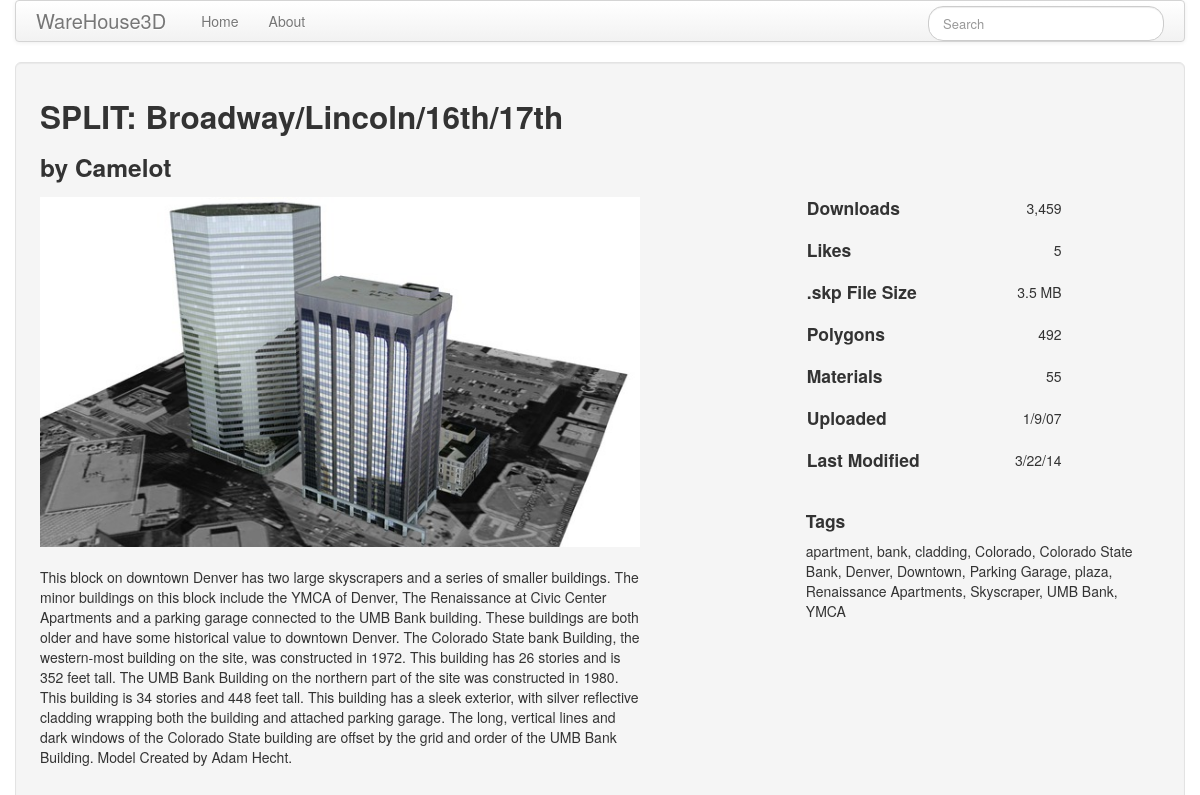
The page /detail/e9d5cd9702fa53c86cbb26a3f62a1da7 on the database its author committed.
### app/models.py (models this page shows)
class Warehouseinfo(db.Model):
    __tablename__ = 'warehouseinfo'
    __searchable__ = ['title']
    id = db.Column(db.String(100), primary_key=True)
    title = db.Column(db.String(50))
    author = db.Column(db.String(30))
    tags = db.Column(db.String(100))
    desc = db.Column(db.String(700))
    imgurl = db.Column(db.String(250))
    kmzurl = db.Column(db.String(250))
    imgfile = db.Column(db.String(30))
    kmzfile = db.Column(db.String(30))
    other = db.Column(db.String(100))

### app/views.py (the view)
@app.route('/detail/<id>')
def detail(id):
    model = Warehouseinfo.query.filter_by(id=id).first()
    other = ast.literal_eval(model.other)
    print type(other)
    print 'other', other
    return render_template('detail.html', model=model, other=other)

### app/forms.py
class SearchForm(Form):
    search = StringField('search', validators=[DataRequired()])

### app/views.py (called while the page is built)
@app.before_request
def before_request():
    g.searchForm = SearchForm()
    return

### app/templates/detail.html
{% extends "base.html" %}
{% block content %}
<div class="well well-large" style="height:800px;">
    <div class="span8">
        <div class="row-fluid">
            <div id="title_author" class="span12">
                <h2>{{ model.title }}</h2>
                <h3>by {{ model.author }}</h3>
            </div>
        </div>
        <div class="row-fluid">
            <div id="image" class="span12" style="overflow:hidden;">
                <img alt="{{ model.title }}" src="{{ '/static/img/'~model.id~'.jpg' }}" style="width:600px;height:350px;">
            </div>
        </div>
        <br>
        <div class="row-fluid">
            <div id="description" class="span12" style="width:600px;">
                {{ model.desc }}
            </div>
        </div>
    </div>
    <div class="span4">
        <div class="row-fluid">
            <div class="span12">
                <br><br><br><br><br>
                <table>
                    <tr>
                        <td>
                            <h4>Downloads</h4>
                        </td>
                        <td align="right" width="140px">
                            <span>{{ other['Downloads'] }}</span>
                        </td>
                    </tr>
                    <tr>
                        <td>
                            <h4>Likes</h4>
                        </td>
                        <td align="right">
                            <span>{{ other['Likes'] }}</span>
                        </td>
                    </tr>
                    <tr>
                        <td>
                            <h4>.skp File Size</h4>
                        </td>
                        <td align="right">
                            <span>{{ other['.skp File Size'] }}</span>
                        </td>
                    </tr>
                    <tr>
                        <td>
                            <h4>Polygons</h4>
                        </td>
                        <td align="right">
                            <span>{{ other['Polygons'] }}</span>
                        </td>
                    </tr>
                    <tr>
                        <td>
                            <h4>Materials</h4>
                        </td>
                        <td align="right">
                            <span>{{ other['Materials'] }}</span>
                        </td>
                    </tr>
                    <tr>
                        <td>
                            <h4>Uploaded</h4>
                        </td>
                        <td align="right">
                            <span>{{ other['Uploaded'] }}</span>
                        </td>
                    </tr>
                    <tr>
                        <td>
                            <h4>Last Modified</h4>
                        </td>
                        <td align="right">
                            <span>{{ other['Last Modified'] }}</span>
                        </td>
                    </tr>
                </table>
            </div>
        </div>
        <br>
        <div class="row-fluid">
            <div id="header-tags" class="metadata-section-title">
                <h4>Tags</h4>
            </div>
            <div id="tags" class="display-field tags-content">
                {{ model.tags}}
            </div>
        </div>
    </div>
</div>
{% endblock %}

### rows shown on the page
Warehouseinfo: title "SPLIT: Broadway/Lincoln/16th/17th", author "Camelot", id (picture), desc "This block on downtown Denver has two large skyscrapers and a series of smaller buildings. The minor buildings on this block include the YMCA of Denver, The Renaissance at Civic Center Apartments and a parking garage connected to the UMB Bank building. These buildings are both older and have some historical value to downtown Denver. The Colorado State bank Building, the western-most building on the site, was constructed in 1972. This building has 26 stories and is 352 feet tall. The UMB Bank Building on the northern part of the site was constructed in 1980. This building is 34 stories and 448 feet tall. This building has a sleek exterior, with silver reflective cladding wrapping both the…", tags "apartment, bank, cladding, Colorado, Colorado State Bank, Denver, Downtown, Parking Garage, plaza, Renaissance Apartments, Skyscraper, UMB Bank, YMCA"

### other values the page prints
{{ other['Downloads'] }} "3,459"
{{ other['Likes'] }} "5"
{{ other['.skp File Size'] }} "3.5 MB"
{{ other['Polygons'] }} "492"
{{ other['Materials'] }} "55"
{{ other['Uploaded'] }} "1/9/07"
{{ other['Last Modified'] }} "3/22/14"
